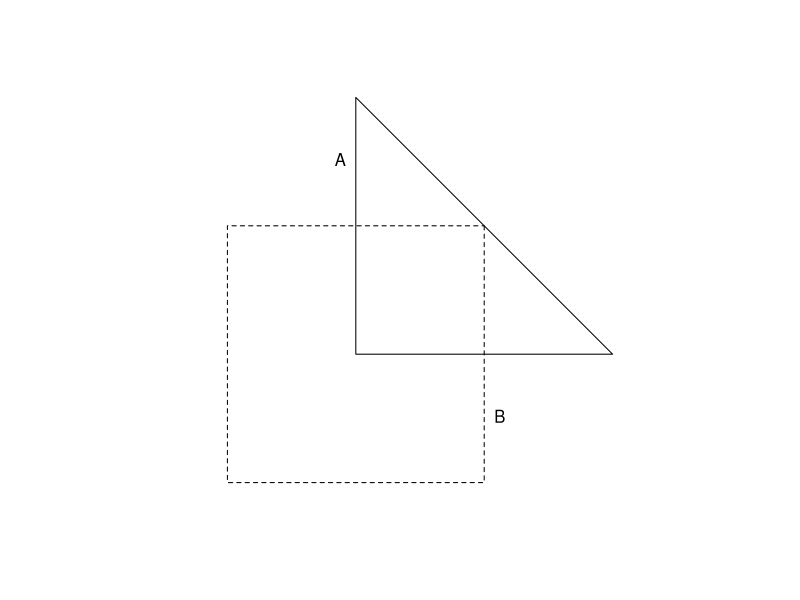
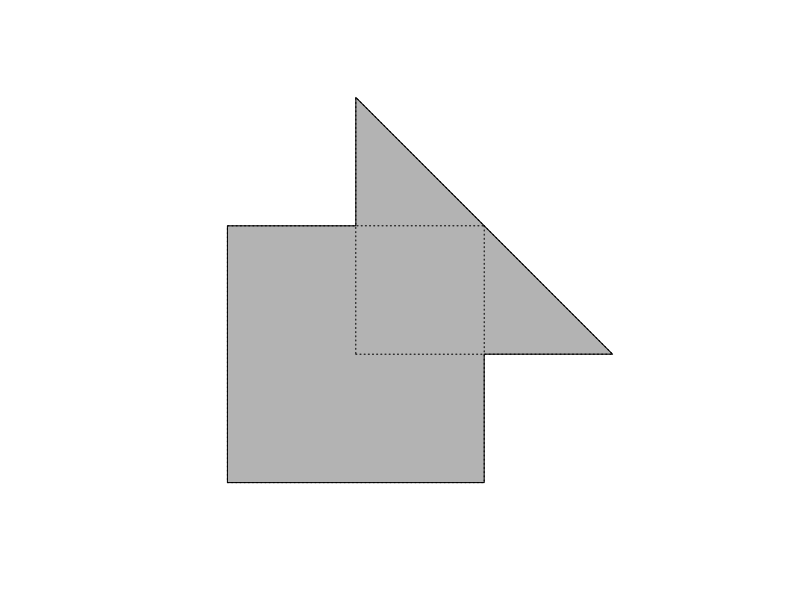
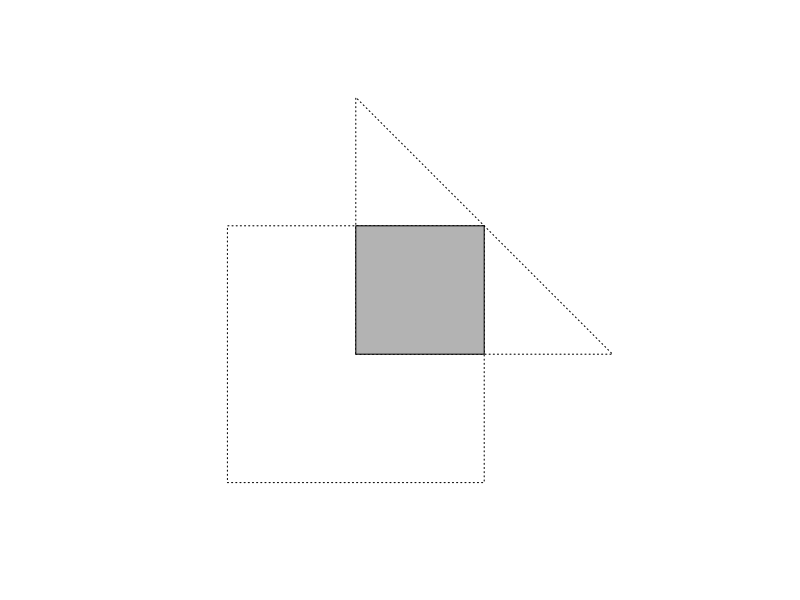
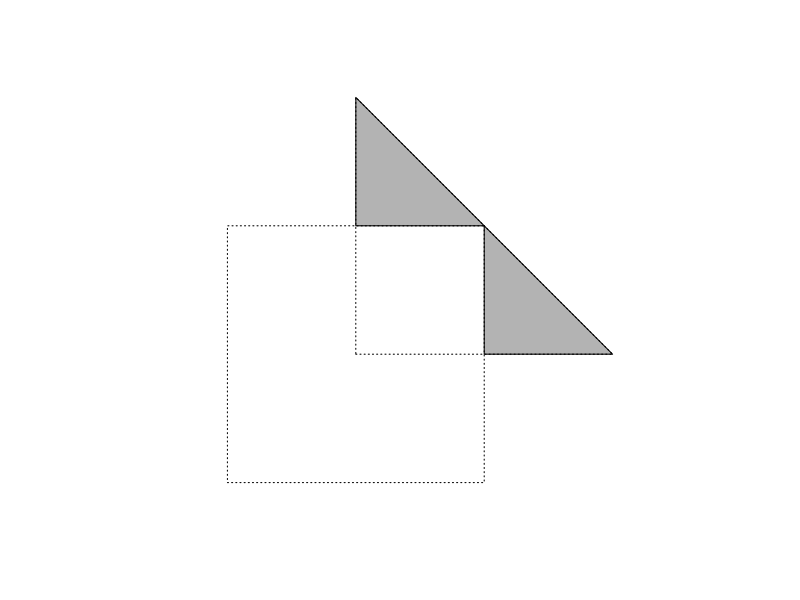
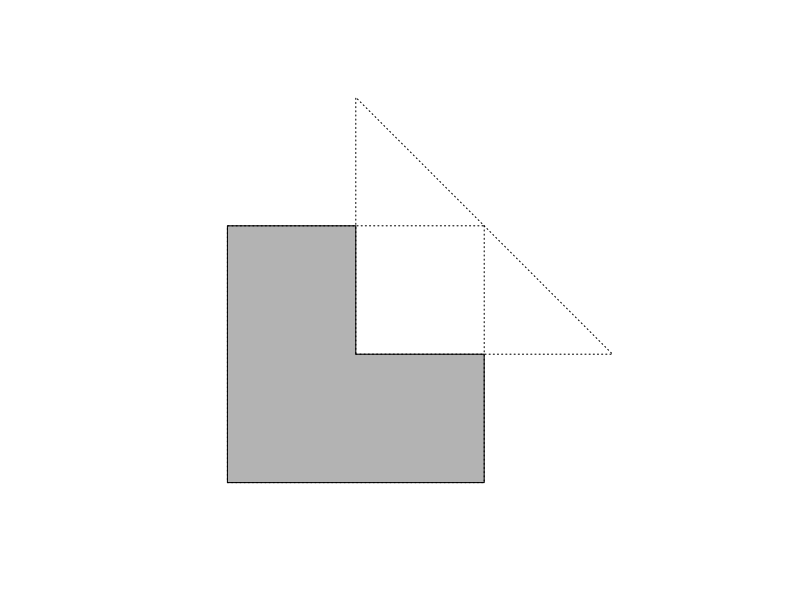
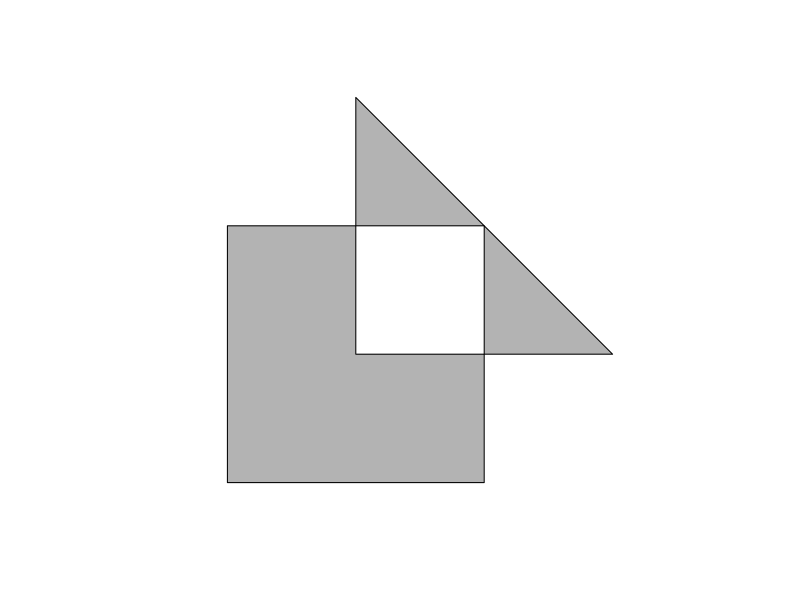

Here is the R script that generated these plots, in order:
#' # Unions and intersections (of artificial geometric objects)

#+ slideshow={'slide_type': 'fragment'}
options(jupyter.rich_display=FALSE) # Create output as usual in R

#' The following makes use of the *sf* package. You may need to install it from
#' [CRAN](https://cran.r-project.org/package=sf) using the code
#' `install.packages("sf")` if you want to run this on your computer. (The
#' package is already installed on the notebook container, however.)

#+ slideshow={'slide_type': 'fragment'}
library(sf)

#+ slideshow={'slide_type': 'subslide'}
A <- rbind(
    c(0,0),
    c(2,0),
    c(0,2),
    c(0,0)
)
A <- st_polygon(list(A))
B <- rbind(
    c( 1, 1),
    c( 1,-1),
    c(-1,-1),
    c(-1, 1),
    c( 1, 1)
)
B <- st_polygon(list(B))

#+ slideshow={'slide_type': 'subslide'}
A

#+ slideshow={'slide_type': 'fragment'}
B

#+ slideshow={'slide_type': 'subslide'}
plot(A,xlim=c(-1,2),ylim=c(-1,2))
plot(B,lty=2,add=TRUE)
text(0,1.5,"A",pos=2)
text(1,-.5,"B",pos=4)
text(.5,-1.5,"Two shapes A and B",pos=1)

#+ slideshow={'slide_type': 'subslide'}
plot(st_union(A,B),col="gray70",xlim=c(-1,2),ylim=c(-1,2))
plot(A,lty=3,add=TRUE)
plot(B,lty=3,add=TRUE)
text(.5,-1.5,"st_union(A,B)",pos=1)

#+ slideshow={'slide_type': 'subslide'}
plot(A,lty=3,xlim=c(-1,2),ylim=c(-1,2))
plot(B,lty=3,add=TRUE)
plot(st_intersection(A,B),add=TRUE,col="gray70")
text(.5,-1.5,"st_intersection(A,B)",pos=1)

#+ slideshow={'slide_type': 'subslide'}
plot(st_difference(A,B),col="gray70",,xlim=c(-1,2),ylim=c(-1,2))
plot(A,lty=3,add=TRUE)
plot(B,lty=3,add=TRUE)
text(.5,-1.5,"st_difference(A,B)",pos=1)

#+ slideshow={'slide_type': 'subslide'}
plot(st_difference(B,A),col="gray70",,xlim=c(-1,2),ylim=c(-1,2))
plot(A,lty=3,add=TRUE)
plot(B,lty=3,add=TRUE)
text(.5,-1.5,"st_difference(B,A)",pos=1)

#+ slideshow={'slide_type': 'subslide'}
plot(st_sym_difference(A,B),col="gray70",,xlim=c(-1,2),ylim=c(-1,2))
text(.5,-1.5,"st_sym_difference(A,B)",pos=1)
